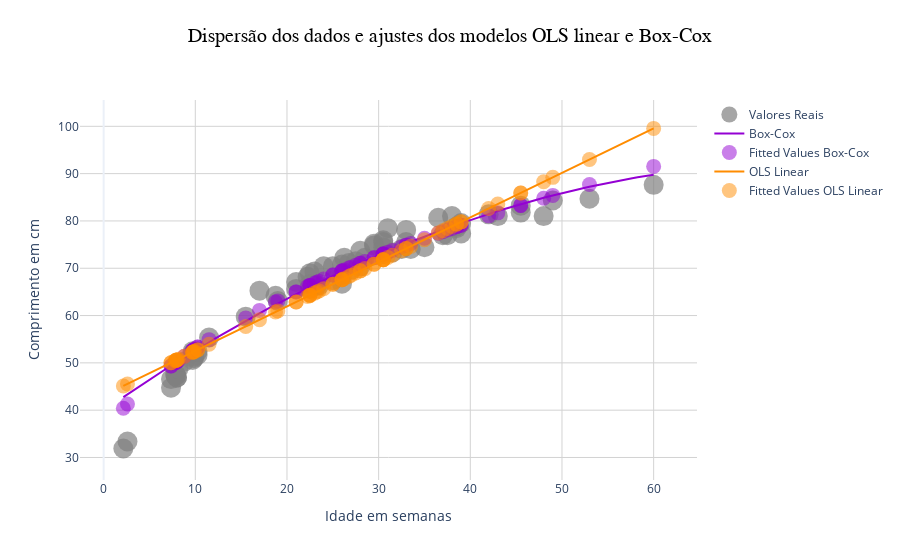

This figure's notebook cell:
### Code cell
# Gráfico de dispersão com ajustes dos modelos OLS linear e Box-Cox,
# com interação (figura 'EXEMPLO4.html' salva na pasta do curso)

# Ajuste polinomial com grau igual a lambda (lmbda = 2.659051008426254)
coefficients = np.polyfit(df_bebes["idade"], df_bebes["yhat_modelo_bc"], lmbda)
x_range = np.linspace(df_bebes["idade"].min(), df_bebes["idade"].max(), 100)
y_quadratic = np.polyval(coefficients, x_range)

fig = go.Figure()

fig.add_trace(go.Scatter(x=df_bebes["idade"], y=df_bebes["comprimento"],
                         mode='markers',
                         marker=dict(color='grey', opacity=0.7, size=20),
                         name='Valores Reais'))

fig.add_trace(go.Scatter(x=x_range, y=y_quadratic,
                         mode='lines',
                         line=dict(color='darkviolet', width=2),
                         name='Box-Cox'))

fig.add_trace(go.Scatter(x=df_bebes["idade"], y=df_bebes["yhat_modelo_bc"],
                         mode='markers',
                         marker=dict(color='darkviolet', opacity=0.5, size=15),
                         name='Fitted Values Box-Cox',
                         hovertemplate='Fitted Values Box-Cox: %{y:.2f}<extra></extra>'))

fig.add_trace(go.Scatter(x=df_bebes["idade"], y=df_bebes["yhat_linear"],
                         mode='lines',
                         marker=dict(color='darkorange'),
                         name='OLS Linear',
                         hovertemplate='Fitted Values OLS Linear: %{y:.2f}<extra></extra>'))

fig.add_trace(go.Scatter(x=df_bebes["idade"], y=df_bebes["yhat_linear"],
                         mode='markers',
                         marker=dict(color='darkorange', opacity=0.5, size=15),
                         name='Fitted Values OLS Linear',
                         hovertemplate='Fitted Values OLS Linear: %{y:.2f}<extra></extra>'))

fig.update_layout(title={
        'text': 'Dispersão dos dados e ajustes dos modelos OLS linear e Box-Cox',
        'font': {'size': 20, 'color': 'black', 'family': 'Arial'},
        'x': 0.5,
        'y': 0.95,
        'xanchor': 'center',
        'yanchor': 'top'
    },
    xaxis_title='Idade em semanas',
    yaxis_title='Comprimento em cm',
    legend=dict(x=1.02, y=1),
    template='plotly_white')

fig.update_annotations(dict(xref="x", yref="y"))
fig.update_xaxes(showgrid=True, gridwidth=1, gridcolor='lightgray')
fig.update_yaxes(showgrid=True, gridwidth=1, gridcolor='lightgray')

fig.show()

### Figure 1 — Plotly figure (JSON) as saved in the notebook; plotly's stock layout.template omitted (floating-point values rounded to 4 significant figures)
{"data": [{"marker": {"color": "grey", "opacity": 0.7, "size": 20}, "mode": "markers", "name": "Valores Reais", "type": "scatter", "x": [19, 21, 22.5, 22.5, 23.25, 23.5, 25, 25, 26, 26.75, 27, 27.5, 28, 28, 30.5, 31.5, 32.5, 33, 33, 33.5, 35, 37, 37.5, 38.5, 39, 39, 42, 43, 45.5, 45.5, 48, 49, 53, 60, 2.15, 2.6, 7.35, 7.35, 7.8, 7.85, 7.9, 8, 8, 8.15, 8.8, 9.7, 9.7, 9.75, 9.85, 9.9, 10.25, 10.25, 11.5, 15.5, 17, 18.75, 21, 22.25, 22.5, 23, 24, 26, 26, 26.25, 28.5, 29.5, 29.5, 30.5, 30.5, 30.5, 31, 36.5, 38, 38.5], "y": [63.07, 65.63, 65.63, 66.73, 66.37, 66.37, 67.47, 70.4, 68.57, 71.13, 69.67, 71.5, 70.4, 73.7, 72.97, 73.33, 74.07, 75.53, 78.1, 74.07, 74.43, 77, 77, 78.83, 77.37, 79.57, 81.4, 81.03, 81.77, 83.23, 81.03, 84.33, 84.7, 87.63, 31.9, 33.37, 44.73, 46.57, 47.67, 47.3, 47.3, 46.93, 46.93, 48.77, 50.23, 50.6, 52.43, 52.07, 50.97, 51.33, 51.7, 52.43, 55.37, 59.77, 65.27, 64.17, 67.1, 68.2, 68.93, 69.3, 70.4, 66.73, 70.77, 72.23, 72.23, 74.8, 75.17, 74.43, 75.53, 75.9, 78.47, 80.67, 81.03, 78.47]}, {"line": {"color": "darkviolet", "width": 2}, "mode": "lines", "name": "Box-Cox", "type": "scatter", "x": [2.15, 2.734, 3.319, 3.903, 4.487, 5.072, 5.656, 6.24, 6.825, 7.409, 7.993, 8.578, 9.162, 9.746, 10.33, 10.92, 11.5, 12.08, 12.67, 13.25, 13.84, 14.42, 15.01, 15.59, 16.17, 16.76, 17.34, 17.93, 18.51, 19.1, 19.68, 20.26, 20.85, 21.43, 22.02, 22.6, 23.19, 23.77, 24.36, 24.94, 25.52, 26.11, 26.69, 27.28, 27.86, 28.45, 29.03, 29.61, 30.2, 30.78, 31.37, 31.95, 32.54, 33.12, 33.7, 34.29, 34.87, 35.46, 36.04, 36.63, 37.21, 37.79, 38.38, 38.96, 39.55, 40.13, 40.72, 41.3, 41.89, 42.47, 43.05, 43.64, 44.22, 44.81, 45.39, 45.98, 46.56, 47.14, 47.73, 48.31, 48.9, 49.48, 50.07, 50.65, 51.23, 51.82, 52.4, 52.99, 53.57, 54.16, 54.74, 55.33, 55.91, 56.49, 57.08, 57.66, 58.25, 58.83, 59.42, 60], "y": [42.77, 43.54, 44.31, 45.07, 45.82, 46.56, 47.3, 48.04, 48.76, 49.49, 50.2, 50.91, 51.62, 52.31, 53.0, 53.69, 54.37, 55.04, 55.71, 56.37, 57.03, 57.68, 58.32, 58.96, 59.59, 60.21, 60.83, 61.45, 62.05, 62.66, 63.25, 63.84, 64.42, 65.0, 65.57, 66.14, 66.7, 67.25, 67.8, 68.34, 68.87, 69.4, 69.93, 70.44, 70.95, 71.46, 71.96, 72.45, 72.94, 73.42, 73.89, 74.36, 74.82, 75.28, 75.73, 76.18, 76.61, 77.05, 77.47, 77.89, 78.31, 78.72, 79.12, 79.52, 79.91, 80.29, 80.67, 81.04, 81.41, 81.77, 82.12, 82.47, 82.81, 83.15, 83.48, 83.81, 84.12, 84.44, 84.74, 85.04, 85.34, 85.62, 85.91, 86.18, 86.45, 86.72, 86.98, 87.23, 87.47, 87.71, 87.95, 88.18, 88.4, 88.61, 88.82, 89.03, 89.22, 89.42, 89.6, 89.78]}, {"hovertemplate": "Fitted Values Box-Cox: %{y:.2f}<extra></extra>", "marker": {"color": "darkviolet", "opacity": 0.5, "size": 15}, "mode": "markers", "name": "Fitted Values Box-Cox", "type": "scatter", "x": [19, 21, 22.5, 22.5, 23.25, 23.5, 25, 25, 26, 26.75, 27, 27.5, 28, 28, 30.5, 31.5, 32.5, 33, 33, 33.5, 35, 37, 37.5, 38.5, 39, 39, 42, 43, 45.5, 45.5, 48, 49, 53, 60, 2.15, 2.6, 7.35, 7.35, 7.8, 7.85, 7.9, 8, 8, 8.15, 8.8, 9.7, 9.7, 9.75, 9.85, 9.9, 10.25, 10.25, 11.5, 15.5, 17, 18.75, 21, 22.25, 22.5, 23, 24, 26, 26, 26.25, 28.5, 29.5, 29.5, 30.5, 30.5, 30.5, 31, 36.5, 38, 38.5], "y": [63.1, 65.0, 66.38, 66.38, 67.04, 67.26, 68.56, 68.56, 69.41, 70.03, 70.23, 70.64, 71.04, 71.04, 73.0, 73.77, 74.51, 74.88, 74.88, 75.25, 76.33, 77.74, 78.08, 78.76, 79.1, 79.1, 81.07, 81.71, 83.28, 83.28, 84.8, 85.39, 87.71, 91.53, 40.41, 41.32, 49.34, 49.34, 50.0, 50.07, 50.14, 50.28, 50.28, 50.5, 51.4, 52.61, 52.61, 52.68, 52.81, 52.88, 53.33, 53.33, 54.91, 59.51, 61.09, 62.85, 65.0, 66.15, 66.38, 66.82, 67.7, 69.41, 69.41, 69.61, 71.44, 72.23, 72.23, 73.0, 73.0, 73.0, 73.39, 77.39, 78.42, 78.76]}, {"hovertemplate": "Fitted Values OLS Linear: %{y:.2f}<extra></extra>", "marker": {"color": "darkorange"}, "mode": "lines", "name": "OLS Linear", "type": "scatter", "x": [19, 21, 22.5, 22.5, 23.25, 23.5, 25, 25, 26, 26.75, 27, 27.5, 28, 28, 30.5, 31.5, 32.5, 33, 33, 33.5, 35, 37, 37.5, 38.5, 39, 39, 42, 43, 45.5, 45.5, 48, 49, 53, 60, 2.15, 2.6, 7.35, 7.35, 7.8, 7.85, 7.9, 8, 8, 8.15, 8.8, 9.7, 9.7, 9.75, 9.85, 9.9, 10.25, 10.25, 11.5, 15.5, 17, 18.75, 21, 22.25, 22.5, 23, 24, 26, 26, 26.25, 28.5, 29.5, 29.5, 30.5, 30.5, 30.5, 31, 36.5, 38, 38.5], "y": [60.98, 62.86, 64.28, 64.28, 64.98, 65.22, 66.63, 66.63, 67.57, 68.27, 68.51, 68.98, 69.45, 69.45, 71.8, 72.74, 73.69, 74.16, 74.16, 74.63, 76.04, 77.92, 78.39, 79.33, 79.8, 79.8, 82.63, 83.57, 85.92, 85.92, 88.27, 89.21, 92.98, 99.57, 45.12, 45.55, 50.02, 50.02, 50.44, 50.49, 50.54, 50.63, 50.63, 50.77, 51.38, 52.23, 52.23, 52.28, 52.37, 52.42, 52.75, 52.75, 53.92, 57.69, 59.1, 60.75, 62.86, 64.04, 64.28, 64.75, 65.69, 67.57, 67.57, 67.8, 69.92, 70.86, 70.86, 71.8, 71.8, 71.8, 72.27, 77.45, 78.86, 79.33]}, {"hovertemplate": "Fitted Values OLS Linear: %{y:.2f}<extra></extra>", "marker": {"color": "darkorange", "opacity": 0.5, "size": 15}, "mode": "markers", "name": "Fitted Values OLS Linear", "type": "scatter", "x": [19, 21, 22.5, 22.5, 23.25, 23.5, 25, 25, 26, 26.75, 27, 27.5, 28, 28, 30.5, 31.5, 32.5, 33, 33, 33.5, 35, 37, 37.5, 38.5, 39, 39, 42, 43, 45.5, 45.5, 48, 49, 53, 60, 2.15, 2.6, 7.35, 7.35, 7.8, 7.85, 7.9, 8, 8, 8.15, 8.8, 9.7, 9.7, 9.75, 9.85, 9.9, 10.25, 10.25, 11.5, 15.5, 17, 18.75, 21, 22.25, 22.5, 23, 24, 26, 26, 26.25, 28.5, 29.5, 29.5, 30.5, 30.5, 30.5, 31, 36.5, 38, 38.5], "y": [60.98, 62.86, 64.28, 64.28, 64.98, 65.22, 66.63, 66.63, 67.57, 68.27, 68.51, 68.98, 69.45, 69.45, 71.8, 72.74, 73.69, 74.16, 74.16, 74.63, 76.04, 77.92, 78.39, 79.33, 79.8, 79.8, 82.63, 83.57, 85.92, 85.92, 88.27, 89.21, 92.98, 99.57, 45.12, 45.55, 50.02, 50.02, 50.44, 50.49, 50.54, 50.63, 50.63, 50.77, 51.38, 52.23, 52.23, 52.28, 52.37, 52.42, 52.75, 52.75, 53.92, 57.69, 59.1, 60.75, 62.86, 64.04, 64.28, 64.75, 65.69, 67.57, 67.57, 67.8, 69.92, 70.86, 70.86, 71.8, 71.8, 71.8, 72.27, 77.45, 78.86, 79.33]}], "layout": {"legend": {"x": 1.02, "y": 1}, "title": {"font": {"color": "black", "family": "Arial", "size": 20}, "text": "Dispersão dos dados e ajustes dos modelos OLS linear e Box-Cox", "x": 0.5, "xanchor": "center", "y": 0.95, "yanchor": "top"}, "xaxis": {"gridcolor": "lightgray", "gridwidth": 1, "showgrid": true, "title": {"text": "Idade em semanas"}}, "yaxis": {"gridcolor": "lightgray", "gridwidth": 1, "showgrid": true, "title": {"text": "Comprimento em cm"}}}}
